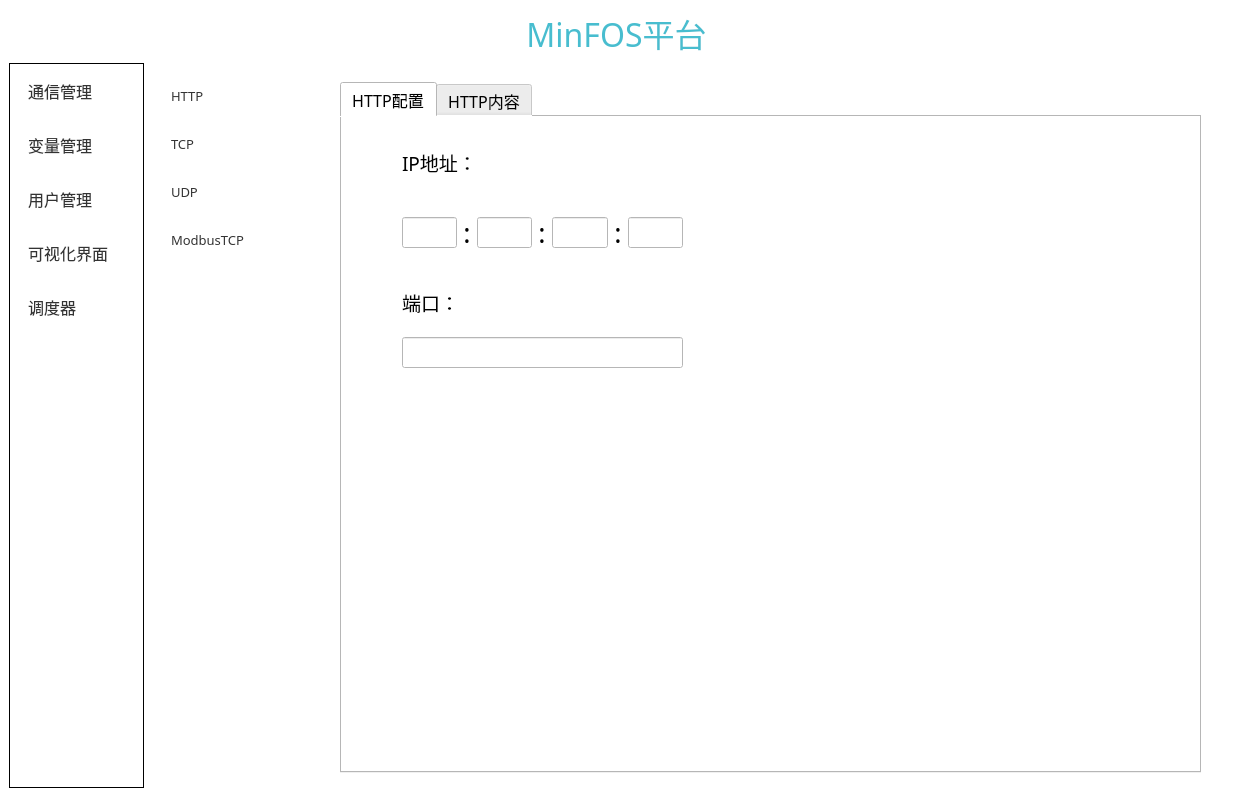
<?xml version="1.0" encoding="UTF-8"?>
<ui version="4.0">
 <class>MinFOSWindow</class>
 <widget class="QMainWindow" name="MinFOSWindow">
  <property name="geometry">
   <rect>
    <x>0</x>
    <y>0</y>
    <width>1233</width>
    <height>797</height>
   </rect>
  </property>
  <property name="windowTitle">
   <string>MainWindow</string>
  </property>
  <property name="styleSheet">
   <string notr="true">background-color: rgb(255, 255, 255);</string>
  </property>
  <widget class="QWidget" name="centralwidget">
   <layout class="QVBoxLayout" name="verticalLayout">
    <item>
     <layout class="QHBoxLayout" name="horizontalLayout">
      <item>
       <spacer name="horizontalSpacer">
        <property name="orientation">
         <enum>Qt::Horizontal</enum>
        </property>
        <property name="sizeHint" stdset="0">
         <size>
          <width>40</width>
          <height>20</height>
         </size>
        </property>
       </spacer>
      </item>
      <item>
       <widget class="QLabel" name="label_4">
        <property name="font">
         <font>
          <family>宋体</family>
          <pointsize>24</pointsize>
         </font>
        </property>
        <property name="styleSheet">
         <string notr="true">color: rgb(72, 189, 207);</string>
        </property>
        <property name="text">
         <string>MinFOS平台</string>
        </property>
        <property name="alignment">
         <set>Qt::AlignCenter</set>
        </property>
       </widget>
      </item>
      <item>
       <spacer name="horizontalSpacer_2">
        <property name="orientation">
         <enum>Qt::Horizontal</enum>
        </property>
        <property name="sizeHint" stdset="0">
         <size>
          <width>40</width>
          <height>20</height>
         </size>
        </property>
       </spacer>
      </item>
     </layout>
    </item>
    <item>
     <layout class="QHBoxLayout" name="horizontalLayout_2" stretch="1,8">
      <property name="spacing">
       <number>0</number>
      </property>
      <item>
       <widget class="QListWidget" name="listWidget">
        <property name="font">
         <font>
          <family>微软雅黑</family>
          <pointsize>12</pointsize>
         </font>
        </property>
        <property name="styleSheet">
         <string notr="true">QListWidget {
    background-color: #FFFFFF;
    border: none;
    border: 1px solid black;  /* 添加右侧黑色边框 */
    outline: 0;
}

QListWidget::item {
    border: none;
    background-color: #FFFFFF;
    color: #333333;
    padding: 15px 15px;
    font-size: 15px;
    qproperty-alignment: AlignCenter;
}

QListWidget::item:selected {
    background-color: #F5F5F5;
    color: #1976D2;
    font-weight: bold;
    font-size: 14px;
    border-right: 3px solid black; 
}

QListWidget::item:hover:!selected {
    background-color: #F8F8F8;
}</string>
        </property>
        <item>
         <property name="text">
          <string>通信管理</string>
         </property>
        </item>
        <item>
         <property name="text">
          <string>变量管理</string>
         </property>
        </item>
        <item>
         <property name="text">
          <string>用户管理</string>
         </property>
        </item>
        <item>
         <property name="text">
          <string>可视化界面</string>
         </property>
        </item>
        <item>
         <property name="text">
          <string>调度器</string>
         </property>
        </item>
       </widget>
      </item>
      <item>
       <widget class="QStackedWidget" name="MainImageWidget">
        <property name="currentIndex">
         <number>0</number>
        </property>
        <widget class="QWidget" name="page">
         <layout class="QGridLayout" name="gridLayout">
          <item row="0" column="0">
           <layout class="QHBoxLayout" name="horizontalLayout_3" stretch="1,5">
            <property name="spacing">
             <number>0</number>
            </property>
            <item>
             <widget class="QListWidget" name="ComListWidget">
              <property name="font">
               <font>
                <family>微软雅黑</family>
                <pointsize>10</pointsize>
               </font>
              </property>
              <property name="styleSheet">
               <string notr="true">QListWidget {
    background-color: #FFFFFF;
    border: none;
    outline: 0;
}

QListWidget::item {
    border: none;
    background-color: #FFFFFF;
    color: #333333;
    padding: 15px 15px;
    font-size: 15px;
    qproperty-alignment: AlignCenter;
}

QListWidget::item:selected {
    background-color: #F5F5F5;
    color: #1976D2;
    font-weight: bold;
    font-size: 14px;
}

QListWidget::item:hover:!selected {
    background-color: #F8F8F8;
}</string>
              </property>
              <item>
               <property name="text">
                <string>HTTP</string>
               </property>
              </item>
              <item>
               <property name="text">
                <string>TCP</string>
               </property>
              </item>
              <item>
               <property name="text">
                <string>UDP</string>
               </property>
              </item>
              <item>
               <property name="text">
                <string>ModbusTCP</string>
               </property>
              </item>
             </widget>
            </item>
            <item>
             <widget class="QStackedWidget" name="ComWidget">
              <property name="styleSheet">
               <string notr="true">background-color: rgb(255, 255, 255);
gridline-color: rgb(0, 0, 0);</string>
              </property>
              <property name="currentIndex">
               <number>0</number>
              </property>
              <widget class="QWidget" name="page_4">
               <widget class="QTabWidget" name="tabWidget">
                <property name="geometry">
                 <rect>
                  <x>10</x>
                  <y>10</y>
                  <width>861</width>
                  <height>691</height>
                 </rect>
                </property>
                <property name="font">
                 <font>
                  <family>宋体</family>
                  <pointsize>12</pointsize>
                 </font>
                </property>
                <property name="layoutDirection">
                 <enum>Qt::LeftToRight</enum>
                </property>
                <property name="styleSheet">
                 <string notr="true">QTabWidget::pane {
    border: 1px solid #C0D8DA;
    background-color: white;
    border-radius: 6px;
    margin: 0px;
    padding: 0px;
}

/* 标签页容器 */
QTabWidget::tab-bar {
    alignment: left;
    margin: 0px;
    padding: 0px;
}

/* 单个标签页 - 未选中状态 */
QTabBar::tab {
    background-color: white;
    border: 1px solid #C0D8DA;
    border-bottom: none;
    border-top-left-radius: 6px;
    border-top-right-radius: 6px;
    min-width: 130px;
    padding: 10px 18px;
    margin-right: 3px;
    font-family: &quot;Segoe UI&quot;, &quot;Microsoft YaHei&quot;, sans-serif;
    font-size: 13px;
    font-weight: normal;
    color: #666666;
}

/* 选中的标签页 - 使用淡蓝色背景并增大字体 */
QTabBar::tab:selected {
    background-color: rgb(90,194,198);
    border-color: #C0D8DA;
    border-bottom-color: rgb(90,194,198);
    font-weight: 600;
    font-size: 14px;
    color: white;
}

/* 未选中的标签页悬停效果 */
QTabBar::tab:!selected:hover {
    background-color: #F0F8F8;
    color: #333333;
}

/* 选中的标签页悬停效果 */
QTabBar::tab:selected:hover {
    background-color: rgb(100,204,208);
    color: white;
}

/* 标签页禁用状态 */
QTabBar::tab:disabled {
    background-color: #F8F8F8;
    color: #AAAAAA;
}

/* 标签页关闭按钮样式（如果使用可关闭的标签页） */
QTabBar::close-button {
    subcontrol-origin: padding;
    subcontrol-position: right;
    width: 16px;
    height: 16px;
    background: transparent;
    border-radius: 2px;
    margin: 2px;
}

QTabBar::close-button:hover {
    background: rgba(255,255,255,0.3);
}

QTabBar::close-button:pressed {
    background: rgba(255,255,255,0.5);
}

/* 添加一些额外的美化 */
QTabBar::tab:first {
    margin-left: 5px; /* 第一个标签页左边距 */
}

QTabBar::tab:last {
    margin-right: 5px; /* 最后一个标签页右边距 */
}

/* 标签页内容区域的额外内边距 */
QTabWidget::pane &gt; QWidget {
    padding: 15px;
}
QTabWidget QLineEdit{
	border-color:black
}</string>
                </property>
                <property name="currentIndex">
                 <number>0</number>
                </property>
                <widget class="QWidget" name="tab">
                 <attribute name="title">
                  <string>HTTP配置</string>
                 </attribute>
                 <widget class="QLabel" name="HttpIp_label">
                  <property name="geometry">
                   <rect>
                    <x>60</x>
                    <y>30</y>
                    <width>81</width>
                    <height>31</height>
                   </rect>
                  </property>
                  <property name="font">
                   <font>
                    <family>黑体</family>
                    <pointsize>14</pointsize>
                   </font>
                  </property>
                  <property name="text">
                   <string>IP地址：</string>
                  </property>
                 </widget>
                 <widget class="QLabel" name="HttpIp_label_2">
                  <property name="geometry">
                   <rect>
                    <x>60</x>
                    <y>170</y>
                    <width>61</width>
                    <height>31</height>
                   </rect>
                  </property>
                  <property name="font">
                   <font>
                    <family>黑体</family>
                    <pointsize>14</pointsize>
                   </font>
                  </property>
                  <property name="text">
                   <string>端口：</string>
                  </property>
                 </widget>
                 <widget class="QLineEdit" name="HttpPort_edit">
                  <property name="geometry">
                   <rect>
                    <x>60</x>
                    <y>220</y>
                    <width>281</width>
                    <height>31</height>
                   </rect>
                  </property>
                 </widget>
                 <widget class="QWidget" name="layoutWidget">
                  <property name="geometry">
                   <rect>
                    <x>60</x>
                    <y>100</y>
                    <width>281</width>
                    <height>31</height>
                   </rect>
                  </property>
                  <layout class="QHBoxLayout" name="horizontalLayout_4">
                   <item>
                    <widget class="QLineEdit" name="HttpIp_edit1">
                     <property name="sizePolicy">
                      <sizepolicy hsizetype="Expanding" vsizetype="Expanding">
                       <horstretch>0</horstretch>
                       <verstretch>0</verstretch>
                      </sizepolicy>
                     </property>
                     <property name="styleSheet">
                      <string notr="true">QLineEdit：{
	gridline-color: rgb(0, 0, 0);
}</string>
                     </property>
                    </widget>
                   </item>
                   <item>
                    <widget class="QLabel" name="label">
                     <property name="font">
                      <font>
                       <family>黑体</family>
                       <pointsize>20</pointsize>
                       <weight>50</weight>
                       <bold>false</bold>
                      </font>
                     </property>
                     <property name="text">
                      <string>:</string>
                     </property>
                     <property name="alignment">
                      <set>Qt::AlignCenter</set>
                     </property>
                     <property name="indent">
                      <number>10</number>
                     </property>
                    </widget>
                   </item>
                   <item>
                    <widget class="QLineEdit" name="HttpIp_edit2">
                     <property name="sizePolicy">
                      <sizepolicy hsizetype="Expanding" vsizetype="Expanding">
                       <horstretch>0</horstretch>
                       <verstretch>0</verstretch>
                      </sizepolicy>
                     </property>
                     <property name="styleSheet">
                      <string notr="true">border-color: rgb(0, 0, 0);</string>
                     </property>
                    </widget>
                   </item>
                   <item>
                    <widget class="QLabel" name="label_2">
                     <property name="font">
                      <font>
                       <family>黑体</family>
                       <pointsize>20</pointsize>
                       <weight>50</weight>
                       <bold>false</bold>
                      </font>
                     </property>
                     <property name="text">
                      <string>:</string>
                     </property>
                     <property name="alignment">
                      <set>Qt::AlignCenter</set>
                     </property>
                     <property name="indent">
                      <number>10</number>
                     </property>
                    </widget>
                   </item>
                   <item>
                    <widget class="QLineEdit" name="HttpIp_edit3">
                     <property name="sizePolicy">
                      <sizepolicy hsizetype="Expanding" vsizetype="Expanding">
                       <horstretch>0</horstretch>
                       <verstretch>0</verstretch>
                      </sizepolicy>
                     </property>
                     <property name="styleSheet">
                      <string notr="true">border-color: rgb(0, 0, 0);</string>
                     </property>
                    </widget>
                   </item>
                   <item>
                    <widget class="QLabel" name="label_3">
                     <property name="font">
                      <font>
                       <family>黑体</family>
                       <pointsize>20</pointsize>
                       <weight>50</weight>
                       <bold>false</bold>
                      </font>
                     </property>
                     <property name="text">
                      <string>:</string>
                     </property>
                     <property name="alignment">
                      <set>Qt::AlignCenter</set>
                     </property>
                     <property name="indent">
                      <number>10</number>
                     </property>
                    </widget>
                   </item>
                   <item>
                    <widget class="QLineEdit" name="HttpIp_edit4">
                     <property name="sizePolicy">
                      <sizepolicy hsizetype="Expanding" vsizetype="Expanding">
                       <horstretch>0</horstretch>
                       <verstretch>0</verstretch>
                      </sizepolicy>
                     </property>
                     <property name="styleSheet">
                      <string notr="true">border-color: rgb(0, 0, 0);</string>
                     </property>
                    </widget>
                   </item>
                  </layout>
                 </widget>
                </widget>
                <widget class="QWidget" name="tab_2">
                 <attribute name="title">
                  <string>HTTP内容</string>
                 </attribute>
                 <layout class="QGridLayout" name="gridLayout_2">
                  <item row="0" column="0">
                   <layout class="QVBoxLayout" name="verticalLayout_2" stretch="1,12">
                    <property name="spacing">
                     <number>0</number>
                    </property>
                    <item>
                     <layout class="QHBoxLayout" name="horizontalLayout_5">
                      <property name="spacing">
                       <number>0</number>
                      </property>
                      <item>
                       <widget class="QToolButton" name="addButton">
                        <property name="sizePolicy">
                         <sizepolicy hsizetype="Fixed" vsizetype="Fixed">
                          <horstretch>0</horstretch>
                          <verstretch>0</verstretch>
                         </sizepolicy>
                        </property>
                        <property name="font">
                         <font>
                          <family>Agency FB</family>
                          <pointsize>17</pointsize>
                          <weight>75</weight>
                          <bold>true</bold>
                         </font>
                        </property>
                        <property name="styleSheet">
                         <string notr="true">background-color:transparent;
color: rgb(255, 255, 255);</string>
                        </property>
                        <property name="text">
                         <string>网络管理</string>
                        </property>
                        <property name="icon">
                         <iconset resource="../res/res.qrc">
                          <normaloff>:/add.png</normaloff>:/add.png</iconset>
                        </property>
                        <property name="iconSize">
                         <size>
                          <width>30</width>
                          <height>30</height>
                         </size>
                        </property>
                        <property name="checkable">
                         <bool>true</bool>
                        </property>
                        <property name="autoExclusive">
                         <bool>true</bool>
                        </property>
                        <property name="popupMode">
                         <enum>QToolButton::DelayedPopup</enum>
                        </property>
                        <property name="autoRaise">
                         <bool>false</bool>
                        </property>
                       </widget>
                      </item>
                      <item>
                       <spacer name="horizontalSpacer_4">
                        <property name="orientation">
                         <enum>Qt::Horizontal</enum>
                        </property>
                        <property name="sizeType">
                         <enum>QSizePolicy::Fixed</enum>
                        </property>
                        <property name="sizeHint" stdset="0">
                         <size>
                          <width>10</width>
                          <height>20</height>
                         </size>
                        </property>
                       </spacer>
                      </item>
                      <item>
                       <widget class="QToolButton" name="deleteButton">
                        <property name="sizePolicy">
                         <sizepolicy hsizetype="Fixed" vsizetype="Fixed">
                          <horstretch>0</horstretch>
                          <verstretch>0</verstretch>
                         </sizepolicy>
                        </property>
                        <property name="font">
                         <font>
                          <family>Agency FB</family>
                          <pointsize>17</pointsize>
                          <weight>75</weight>
                          <bold>true</bold>
                         </font>
                        </property>
                        <property name="styleSheet">
                         <string notr="true">background-color:transparent;
color: rgb(255, 255, 255);</string>
                        </property>
                        <property name="text">
                         <string>网络管理</string>
                        </property>
                        <property name="icon">
                         <iconset resource="../res/res.qrc">
                          <normaloff>:/delete.png</normaloff>:/delete.png</iconset>
                        </property>
                        <property name="iconSize">
                         <size>
                          <width>30</width>
                          <height>30</height>
                         </size>
                        </property>
                        <property name="checkable">
                         <bool>true</bool>
                        </property>
                        <property name="autoExclusive">
                         <bool>true</bool>
                        </property>
                        <property name="popupMode">
                         <enum>QToolButton::DelayedPopup</enum>
                        </property>
                        <property name="autoRaise">
                         <bool>false</bool>
                        </property>
                       </widget>
                      </item>
                      <item>
                       <spacer name="horizontalSpacer_5">
                        <property name="orientation">
                         <enum>Qt::Horizontal</enum>
                        </property>
                        <property name="sizeType">
                         <enum>QSizePolicy::Fixed</enum>
                        </property>
                        <property name="sizeHint" stdset="0">
                         <size>
                          <width>10</width>
                          <height>20</height>
                         </size>
                        </property>
                       </spacer>
                      </item>
                      <item>
                       <widget class="QToolButton" name="startButton">
                        <property name="sizePolicy">
                         <sizepolicy hsizetype="Fixed" vsizetype="Fixed">
                          <horstretch>0</horstretch>
                          <verstretch>0</verstretch>
                         </sizepolicy>
                        </property>
                        <property name="font">
                         <font>
                          <family>Agency FB</family>
                          <pointsize>17</pointsize>
                          <weight>75</weight>
                          <bold>true</bold>
                         </font>
                        </property>
                        <property name="styleSheet">
                         <string notr="true">background-color:transparent;
color: rgb(255, 255, 255);</string>
                        </property>
                        <property name="text">
                         <string>网络管理</string>
                        </property>
                        <property name="icon">
                         <iconset resource="../res/res.qrc">
                          <normaloff>:/run.png</normaloff>:/run.png</iconset>
                        </property>
                        <property name="iconSize">
                         <size>
                          <width>30</width>
                          <height>30</height>
                         </size>
                        </property>
                        <property name="checkable">
                         <bool>true</bool>
                        </property>
                        <property name="autoExclusive">
                         <bool>true</bool>
                        </property>
                        <property name="popupMode">
                         <enum>QToolButton::DelayedPopup</enum>
                        </property>
                        <property name="autoRaise">
                         <bool>false</bool>
                        </property>
                       </widget>
                      </item>
                      <item>
                       <spacer name="horizontalSpacer_3">
                        <property name="orientation">
                         <enum>Qt::Horizontal</enum>
                        </property>
                        <property name="sizeHint" stdset="0">
                         <size>
                          <width>40</width>
                          <height>20</height>
                         </size>
                        </property>
                       </spacer>
                      </item>
                     </layout>
                    </item>
                    <item>
                     <widget class="TabWidgetCon" name="tabGraph" native="true"/>
                    </item>
                   </layout>
                  </item>
                 </layout>
                </widget>
               </widget>
              </widget>
              <widget class="QWidget" name="page_6">
               <widget class="QTextEdit" name="TCPServer_textEdit">
                <property name="geometry">
                 <rect>
                  <x>10</x>
                  <y>440</y>
                  <width>861</width>
                  <height>271</height>
                 </rect>
                </property>
                <property name="font">
                 <font>
                  <family>宋体</family>
                  <pointsize>12</pointsize>
                 </font>
                </property>
                <property name="styleSheet">
                 <string notr="true">background-color:transparent;</string>
                </property>
               </widget>
               <widget class="QPushButton" name="StartTCPserver_Button">
                <property name="geometry">
                 <rect>
                  <x>280</x>
                  <y>290</y>
                  <width>71</width>
                  <height>51</height>
                 </rect>
                </property>
                <property name="text">
                 <string>开启服务</string>
                </property>
               </widget>
               <widget class="QPushButton" name="StopTCPserver_Button">
                <property name="geometry">
                 <rect>
                  <x>530</x>
                  <y>290</y>
                  <width>71</width>
                  <height>51</height>
                 </rect>
                </property>
                <property name="text">
                 <string>关闭服务</string>
                </property>
               </widget>
              </widget>
              <widget class="QWidget" name="page_7"/>
              <widget class="QWidget" name="page_5"/>
             </widget>
            </item>
           </layout>
          </item>
         </layout>
        </widget>
        <widget class="QWidget" name="page_3">
         <widget class="QToolButton" name="toolButton">
          <property name="geometry">
           <rect>
            <x>220</x>
            <y>210</y>
            <width>38</width>
            <height>19</height>
           </rect>
          </property>
          <property name="text">
           <string>...</string>
          </property>
         </widget>
        </widget>
        <widget class="QWidget" name="page_2"/>
       </widget>
      </item>
     </layout>
    </item>
   </layout>
  </widget>
 </widget>
 <customwidgets>
  <customwidget>
   <class>TabWidgetCon</class>
   <extends>QWidget</extends>
   <header>WidgetControl/tabwidgetcon.h</header>
   <container>1</container>
  </customwidget>
 </customwidgets>
 <resources>
  <include location="../res/res.qrc"/>
 </resources>
 <connections/>
</ui>
